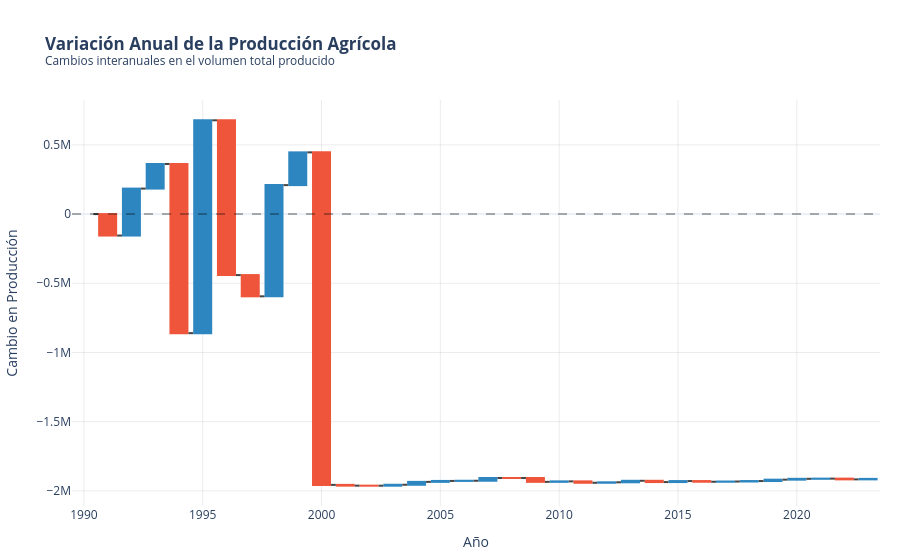

The notebook cell saved with this chart:
### Markdown cell above
Tercera pregunta

### Code cell
water = func.variacion_produccion(df_completo)
water.show()

### Figure 1 — Plotly figure (JSON) as saved in the notebook; plotly's stock layout.template omitted (floating-point values rounded to 4 significant figures)
{"data": [{"decreasing": {"marker": {"color": "#EF553B"}}, "hovertemplate": "<b>Año:</b> %{x}<br><b>Cambio:</b> %{y:,.0f}<extra></extra>", "increasing": {"marker": {"color": "#2E86C1"}}, "measure": ["absolute", "relative", "relative", "relative", "relative", "relative", "relative", "relative", "relative", "relative", "relative", "relative", "relative", "relative", "relative", "relative", "relative", "relative", "relative", "relative", "relative", "relative", "relative", "relative", "relative", "relative", "relative", "relative", "relative", "relative", "relative", "relative", "relative", "relative"], "type": "waterfall", "x": [1990, 1991, 1992, 1993, 1994, 1995, 1996, 1997, 1998, 1999, 2000, 2001, 2002, 2003, 2004, 2005, 2006, 2007, 2008, 2009, 2010, 2011, 2012, 2013, 2014, 2015, 2016, 2017, 2018, 2019, 2020, 2021, 2022, 2023], "y": [0.0, -155100.0, 339300.0, 177700.0, -1222000.0, 1538000.0, -1118000.0, -153500.0, 803400.0, 236700.0, -2403000.0, -5609.0, -351.9, 6798.0, 20880.0, 6762.0, 1305.0, 19910.0, -172.2, -27660.0, 3439.0, -10090.0, 3388.0, 10920.0, -9220.0, 7287.0, -4990.0, 1701.0, 3392.0, 9910.0, 6250.0, 1382.0, -5419.0, 3488.0]}], "layout": {"margin": {"b": 20, "l": 20, "r": 20, "t": 100}, "shapes": [{"line": {"color": "black", "dash": "dash"}, "opacity": 0.3, "type": "line", "x0": 0, "x1": 1, "xref": "x domain", "y0": 0, "y1": 0, "yref": "y"}], "title": {"text": "<b>Variación Anual de la Producción Agrícola</b><br><sup>Cambios interanuales en el volumen total producido</sup>"}, "xaxis": {"gridcolor": "rgba(0,0,0,0.08)", "gridwidth": 1, "showgrid": true, "title": {"text": "Año"}}, "yaxis": {"gridcolor": "rgba(0,0,0,0.08)", "gridwidth": 1, "showgrid": true, "title": {"text": "Cambio en Producción"}}}}
